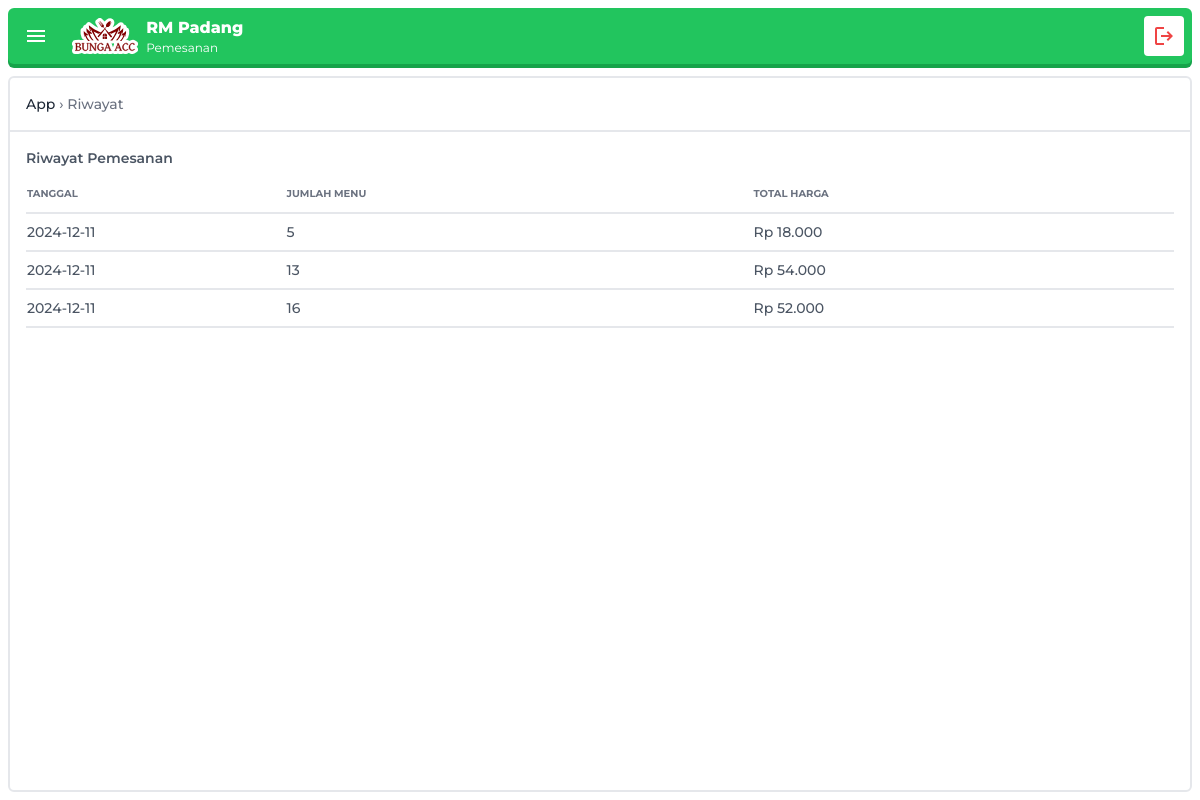
/app.php?page=riwayat (signed in), run on the app's committed database.
### tables this page shows
CREATE TABLE `pesanan` (
  `id_pesanan` int(11) NOT NULL,
  `id_user` int(11) NOT NULL,
  `jumlah_menu` int(11) NOT NULL,
  `total_harga` decimal(15,2) NOT NULL,
  `tanggal_pesanan` date NOT NULL,
  `status_pesanan` enum('Diproses','Selesai') NOT NULL DEFAULT 'Diproses'
);

### functions.php (called while the page is built, shortened)
<?php
$conn = mysqli_connect("localhost", "root", "", "rm_padang");
function query($query)
{
  global $conn;
  $result = mysqli_query($conn, $query);
  $rows = [];
  while ($row = mysqli_fetch_assoc($result)):
    $rows[] = $row;
  endwhile;
  return $rows;
}

### pages/user/riwayat.php (the view, shortened to what this page needs)
<?php
require_once("./functions.php");
$riwayat = query("SELECT pesanan.*, user.username FROM pesanan
                    JOIN user ON pesanan.id_user = user.id_user
                    WHERE user.username = '$username'");
?>
<div class="p-2 sm:p-4">
  <h2 class="font-semibold text-gray-600 mb-2 text-center sm:text-left">Riwayat Pemesanan</h2>
  <?php if (!empty($riwayat)): ?>
    <div class="overflow-auto">
      <table class="font-medium [&_tr>*]:py-2 [&_tr>*]:w-max [&_tr>*:not(:first-child)]:px-8 w-full [&_tr]:border-b-2 [&_tr]:border-gray-200 sm:text-sm">
        <thead class="uppercase text-gray-500 text-left text-[10px]">
          <tr class="whitespace-nowrap">
            <th>Tanggal</th>
            <th>Jumlah Menu</th>
            <th>Total Harga</th>
          </tr>
        </thead>
        <tbody class="text-xs sm:text-sm">
          <?php foreach ($riwayat as $item): ?>
            <tr class="text-gray-600">
              <td class="whitespace-nowrap"><?= $item['tanggal_pesanan'] ?></td>
              <td><?= $item['jumlah_menu'] ?></td>
              <td>Rp <?= number_format($item['total_harga'], 0, ",", ".") ?></td>
            </tr>
          <?php endforeach; ?>
        </tbody>
      </table>
    </div>
  <?php else: ?>
    <div class="w-full bg-blue-100 p-4 text-center rounded border-2 border-blue-200 sm:text-sm">
      <p>Riwayat masih kosong.</p>
    </div>
  <?php endif; ?>
</div>

### components/head.php (shortened to what this page needs)
<!doctype html>
<html lang="en" class="scroll-smooth">
<head>
  <link rel="stylesheet" href="./dist/output.css" />

### app.php (shortened to what this page needs)
<?php
$page = "menu";
if (isset($_GET["page"])) {
  $page = $_GET["page"];
}
require_once "./functions.php";
$id_user = $_SESSION["id_user"];
$username = query("SELECT username FROM user WHERE id_user = $id_user")[0]["username"];
?>
<?php
require_once('./components/head.php');
?>
</head>
<body class="p-2 h-svh flex flex-col gap-2 no-transition">
  <header class="bg-green-500 shadow-[0_4px_0_0_black] mb-[4px] shadow-green-600 rounded-md flex p-2 items-center justify-between">
    <nav class="flex items-center gap-4 w-full sm:w-fit relative">
      <div id="nav-toggle">
        <div class="rounded h-full aspect-square flex items-center justify-center hover:bg-black/15 transition duration-300 ease-in-out p-1 sm:p-2">
          <svg xmlns="http://www.w3.org/2000/svg" height="24px" viewBox="0 -960 960 960" width="24px" fill="#FFFFFF" class="fill-white">
            <path d="M120-240v-80h720v80H120Zm0-200v-80h720v80H120Zm0-200v-80h720v80H120Z" />
          </svg>
        </div>
      </div>
      <div class="absolute sm:static w-full flex justify-center">
        <a href="" class="flex gap-2 items-center justify-center cursor-pointer w-fit">
          <img src="./dist/assets/logo-white.svg" alt="Bunga ACC" class="h-6 sm:h-9" />
          <div class="text-white leading-none flex flex-col">
            <h1 class="font-extrabold text-sm sm:text-base">RM Padang</h1>
            <small class="text-[10px] w-max sm:text-xs">Pemesanan</small>
          </div>
        </a>
      </div>
    </nav>
    <form action="./execute.php" method="post" onsubmit="return confirm('Apakah Anda yakin ingin logout?')" class="h-full">
      <button type="submit" name="logout" title="Logout" class="group outline-none rounded h-full aspect-square sm:flex items-center justify-center bg-white p-2 hidden">
      </button>
    </form>
  </header>
  <div class="flex h-full overflow-auto gap-2 relative">
    <main id="app-main" class="border-2 w-full rounded-md border-gray-200 text-sm ml-0 transition-all duration-500 ease-in-out overflow-auto scrollbar-none">
      <?php
      function showBreadCrumb($parent, $children)
      {
        $childrenText = implode(' &rsaquo; ', array_map('ucwords', $children));
        if (isset($_GET["action"])) {
          echo '
            <div class="flex p-2 sm:p-4 border-b-2 border-gray-200 text-xs sm:text-sm justify-between items-center">
              <h3 class="font-medium">
              ' . ucwords($parent) . ' <span class="text-gray-500">&rsaquo; ' . $childrenText . '</span>
              </h3>
              <a href="?page=' . $children[0] . '" class="h-min flex items-center justify-center text-gray-600 hover:text-gray-400">
                <svg xmlns="http://www.w3.org/2000/svg" height="24px" viewBox="0 -960 960 960" width="24px" fill="#FFFFFF" class="fill-current transition duration-300 ease-in-out"><path d="M280-200v-80h284q63 0 109.5-40T720-420q0-60-46.5-100T564-560H312l104 104-56 56-200-200 200-200 56 56-104 104h252q97 0 166.5 63T800-420q0 94-69.5 157T564-200H280Z"/></svg>
              </a>
            </div>
          ';
        } else {
          echo '
            <div class="flex p-2 sm:p-4 border-b-2 border-gray-200 text-xs sm:text-sm">
              <h3 class="font-medium">
              ' . ucwords($parent) . ' <span class="text-gray-500">&rsaquo; ' . $childrenText . '</span>
              </h3>
            </div>
          ';
        }
      }
      ?>
      <?php
      switch ($page) {
        case 'riwayat':
          showBreadCrumb("app", [$page]);
          require_once('./pages/user/riwayat.php');
          break;
      }
      ?>
    </main>
  </div>
</body>
</html>

### data on the page
pesanan: tanggal_pesanan "2024-12-11", jumlah_menu "5", total_harga "18.000"
pesanan: tanggal_pesanan "2024-12-11", jumlah_menu "13", total_harga "54.000"
pesanan: tanggal_pesanan "2024-12-11", jumlah_menu "16", total_harga "52.000"

### other printed values
$parent "App"
$childrenText "Riwayat"
